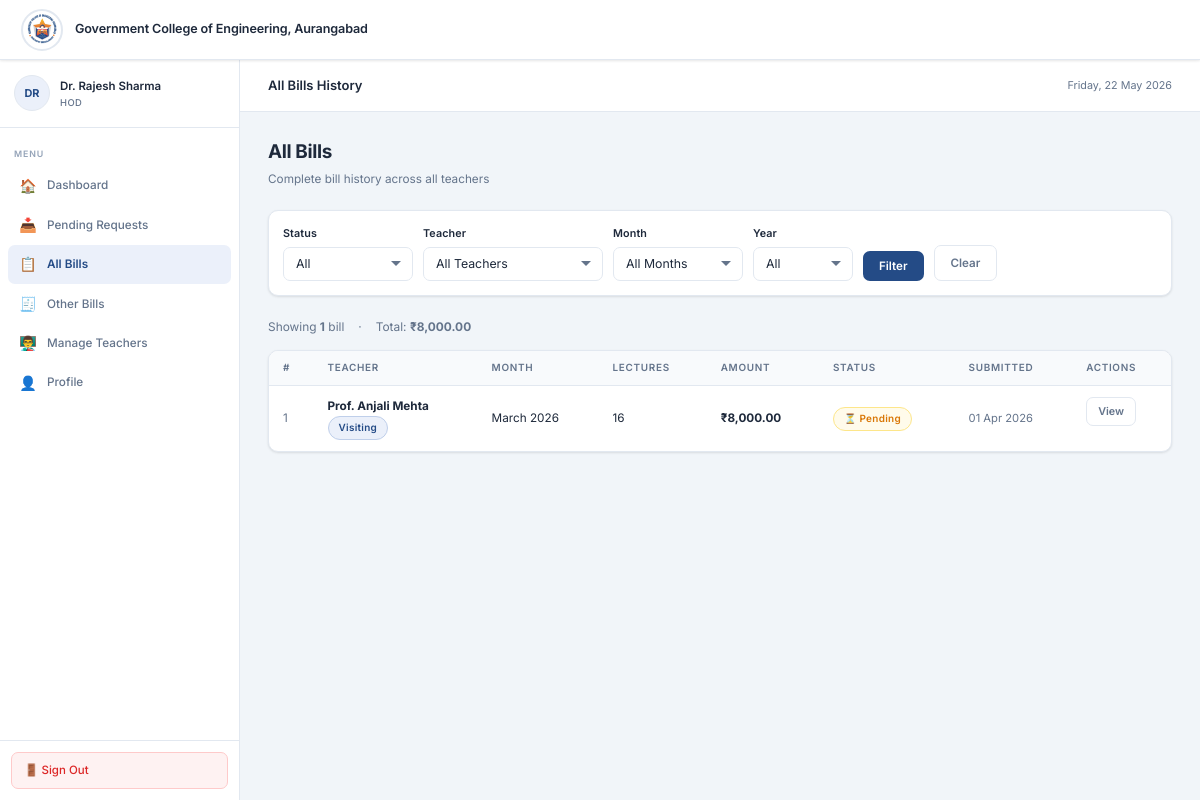
Page /hod/all-bills.php (signed in) on the committed database.
### tables this page shows
CREATE TABLE IF NOT EXISTS bills (
    id               INT AUTO_INCREMENT PRIMARY KEY,
    teacher_id       INT            NOT NULL,
    generated_by     INT            DEFAULT NULL,   
    month_year       VARCHAR(20)    NOT NULL,        
    period_from      DATE           NOT NULL,
    period_to        DATE           NOT NULL,
    total_lectures   INT            NOT NULL DEFAULT 0,
    rate_per_lecture DECIMAL(8,2)   NOT NULL DEFAULT 0.00,
    total_amount     DECIMAL(10,2)  NOT NULL DEFAULT 0.00,
    status           ENUM('pending', 'approved', 'rejected') NOT NULL DEFAULT 'pending',
    rejection_reason TEXT           DEFAULT NULL,
    submitted_at     TIMESTAMP      NOT NULL DEFAULT CURRENT_TIMESTAMP,
    reviewed_at      TIMESTAMP      NULL DEFAULT NULL,
    reviewed_by      INT            DEFAULT NULL,
    FOREIGN KEY (teacher_id)  REFERENCES users(id) ON DELETE CASCADE,
    FOREIGN KEY (reviewed_by) REFERENCES users(id) ON DELETE SET NULL
);

CREATE TABLE IF NOT EXISTS users (
    id               INT AUTO_INCREMENT PRIMARY KEY,
    name             VARCHAR(100)   NOT NULL,
    email            VARCHAR(100)   NOT NULL UNIQUE,
    password         VARCHAR(255)   NOT NULL,
    role             ENUM('hod', 'teacher') NOT NULL DEFAULT 'teacher',
    teacher_type     ENUM('visiting', 'guest', 'earn_and_learn') DEFAULT NULL,
    department       VARCHAR(100)   DEFAULT NULL,
    phone            VARCHAR(20)    DEFAULT NULL,
    rate_per_lecture DECIMAL(8,2)   DEFAULT 0.00,
    is_active        TINYINT(1)     NOT NULL DEFAULT 1,
    created_at       TIMESTAMP      NOT NULL DEFAULT CURRENT_TIMESTAMP,
    updated_at       TIMESTAMP      NOT NULL DEFAULT CURRENT_TIMESTAMP ON UPDATE CURRENT_TIMESTAMP
);

### includes/auth.php (called while the page is built, shortened)
<?php
function getInitials(string $name): string {
    $parts = explode(' ', trim($name));
    $init  = '';
    foreach (array_slice($parts, 0, 2) as $p) {
        $init .= strtoupper($p[0] ?? '');
    }
    return $init ?: '?';
}

### hod/all-bills.php (the view, shortened to what this page needs)
<?php
require_once '../includes/db.php';
require_once '../includes/auth.php';
require_once '../includes/functions.php';
$user = currentUser();
$sql    = "SELECT b.*, u.name AS teacher_name, u.teacher_type FROM bills b JOIN users u ON u.id=b.teacher_id WHERE 1=1";
$params = [];
$sql .= " ORDER BY b.submitted_at DESC";
$stmt = $pdo->prepare($sql); $stmt->execute($params);
$bills = $stmt->fetchAll();
$totalAmt  = array_sum(array_column($bills,'total_amount'));
renderHead('All Bills');
?>
<div class="app-layout">
<?php renderSidebar('all-bills','hod',$user); ?>
<div class="main-content">
<?php renderTopbar('All Bills History'); ?>
<div class="page-body">
    <div class="page-header"><h1>All Bills</h1><p>Complete bill history across all teachers</p></div>
    <div class="card" style="margin-bottom:1.5rem">
        <div class="card-body" style="padding:1rem">
            <form method="GET" style="display:flex;gap:10px;flex-wrap:wrap;align-items:flex-end">
                <div class="form-group" style="margin:0">
                    <label>Status</label>
                    <select name="status" class="form-control" style="width:130px">
                        <option value="">All</option>
                    </select>
                </div>
                <div class="form-group" style="margin:0">
                    <label>Teacher</label>
                    <select name="teacher" class="form-control" style="width:180px">
                        <option value="">All Teachers</option>
                    </select>
                </div>
                <div class="form-group" style="margin:0">
                    <label>Month</label>
                    <select name="month" class="form-control" style="width:130px">
                        <option value="">All Months</option>
                    </select>
                </div>
                <div class="form-group" style="margin:0">
                    <label>Year</label>
                    <select name="year" class="form-control" style="width:100px">
                        <option value="">All</option>
                    </select>
                </div>
                <button type="submit" class="btn btn-primary">Filter</button>
                <a href="all-bills.php" class="btn btn-outline">Clear</a>
            </form>
        </div>
    </div>
    <?php if ($bills): ?>
    <div style="display:flex;gap:1rem;margin-bottom:1rem;font-size:0.85rem;color:var(--muted)">
        <span>Showing <strong style="color:var(--navy)"><?= count($bills) ?></strong> bill<?= count($bills)!=1?'s':'' ?></span>
        <span>·</span>
        <span>Total: <strong style="color:var(--navy)"><?= formatINR($totalAmt) ?></strong></span>
    </div>
    <?php endif; ?>
    <div class="card">
        <?php if ($bills): ?>
        <div class="table-wrap">
            <table>
                <thead><tr><th>#</th><th>Teacher</th><th>Month</th><th>Lectures</th><th>Amount</th><th>Status</th><th>Submitted</th><th>Actions</th></tr></thead>
                <tbody>
                <?php foreach ($bills as $b): ?>
                <tr>
                    <td style="color:var(--muted)"><?= $b['id'] ?></td>
                    <td><strong><?= e($b['teacher_name']) ?></strong><br><small><?= teacherTypeBadge($b['teacher_type']?:'visiting') ?></small></td>
                    <td><?= e($b['month_year']) ?></td>
                    <td><?= (int)$b['total_lectures'] ?></td>
                    <td><strong><?= formatINR($b['total_amount']) ?></strong></td>
                    <td><?= statusBadge($b['status']) ?></td>
                    <td style="font-size:0.8rem;color:var(--muted)"><?= fmtDate($b['submitted_at'],'d M Y') ?></td>
                    <td style="display:flex;gap:6px">
                        <a href="request-detail.php?id=<?= $b['id'] ?>" class="btn btn-outline btn-sm">View</a>
                    </td>
                </tr>
                <?php endforeach; ?>
                </tbody>
            </table>
        </div>
        <?php else: ?>
        <div class="empty-state"><div class="icon">📋</div><h3>No bills found</h3><p>Try adjusting your filters.</p></div>
        <?php endif; ?>
    </div>
</div>
</div>
</div>
<?php renderFooter(); ?>

### includes/functions.php (shortened to what this page needs)
<?php
function e(string $str): string {
    return htmlspecialchars($str, ENT_QUOTES, 'UTF-8');
}
function formatINR(float $amount): string {
    return '₹' . number_format($amount, 2);
}
function fmtDate(string $date, string $format = 'd M Y'): string {
    return date($format, strtotime($date));
}
function statusBadge(string $status): string {
    $map = [
        'pending'  => 'badge-pending',
        'approved' => 'badge-approved',
        'rejected' => 'badge-rejected',
    ];
    $cls  = $map[$status] ?? 'badge-pending';
    $icon = ['pending'=>'⏳','approved'=>'✅','rejected'=>'❌'][$status] ?? '';
    return '<span class="badge '.$cls.'">'.$icon.' '.ucfirst(e($status)).'</span>';
}
function teacherTypeBadge(string $type): string {
    $map = [
        'visiting'      => ['badge-visiting', 'Visiting'],
        'guest'         => ['badge-guest',    'Guest'],
        'earn_and_learn'=> ['badge-earn',     'Earn & Learn'],
    ];
    [$cls, $label] = $map[$type] ?? ['badge-visiting', ucfirst($type)];
    return '<span class="badge '.$cls.'">'.$label.'</span>';
}
function renderSidebar(string $active, string $role, array $user): void {
    $base = '../';
    $teacherNav = [
        ['key'=>'dashboard',     'href'=>'dashboard.php',     'icon'=>'🏠', 'label'=>'Dashboard'],
        ['key'=>'lectures',      'href'=>'lectures.php',      'icon'=>'📅', 'label'=>'My Lectures'],
        ['key'=>'generate-bill', 'href'=>'generate-bill.php', 'icon'=>'🧾', 'label'=>'Generate Bill'],
        ['key'=>'my-bills',      'href'=>'my-bills.php',      'icon'=>'📊', 'label'=>'My Bills'],
        ['key'=>'profile',       'href'=>'profile.php',       'icon'=>'👤', 'label'=>'Profile'],
    ];
    $hodNav = [
        ['key'=>'dashboard',       'href'=>'dashboard.php',       'icon'=>'🏠', 'label'=>'Dashboard'],
        ['key'=>'requests',        'href'=>'requests.php',        'icon'=>'📥', 'label'=>'Pending Requests'],
        ['key'=>'all-bills',       'href'=>'all-bills.php',       'icon'=>'📋', 'label'=>'All Bills'],
        ['key'=>'other-bills',     'href'=>'other-bills.php',     'icon'=>'🧾', 'label'=>'Other Bills'],
        ['key'=>'manage-teachers', 'href'=>'manage-teachers.php', 'icon'=>'👨‍🏫', 'label'=>'Manage Teachers'],
        ['key'=>'profile',         'href'=>'profile.php',         'icon'=>'👤', 'label'=>'Profile'],
    ];
    $navItems  = ($role === 'hod') ? $hodNav : $teacherNav;
    $initials  = getInitials($user['name']);
    $roleLabel = ($role === 'hod') ? 'HOD' : 'Teacher';
    ?>
    <aside class="sidebar">
        <div class="sidebar-user">
            <div class="user-avatar"><?= e($initials) ?></div>
            <div class="user-info">
                <div class="name"><?= e($user['name']) ?></div>
                <div class="role-badge"><?= $roleLabel ?></div>
            </div>
        </div>
        <nav class="sidebar-nav">
            <div class="nav-label">Menu</div>
            <?php foreach ($navItems as $item): ?>
            <a href="<?= e($item['href']) ?>" class="nav-item <?= $active === $item['key'] ? 'active' : '' ?>">
                <span class="icon"><?= $item['icon'] ?></span>
                <?= e($item['label']) ?>
            </a>
            <?php endforeach; ?>
        </nav>
        <div class="sidebar-footer">
            <a href="<?= $base ?>logout.php" class="btn-logout"
               onclick="return confirmAction('Sign out of your account?')">
                🚪 Sign Out
            </a>
        </div>
    </aside>
    <?php
}
function renderTopbar(string $title): void {
    $date = date('l, d F Y');
    ?>
    <div class="topbar">
        <div class="topbar-title"><?= e($title) ?></div>
        <div class="topbar-right">
            <span class="topbar-date"><?= $date ?></span>
        </div>
    </div>
    <?php
}
function renderHead(string $title, string $base = '../'): void {
    ?>
<!DOCTYPE html>
<html lang="en">
<head>
    <link rel="stylesheet" href="<?= $base ?>assets/css/style.css">
</head>
<body>
<nav class="navbar">
    <div class="navbar-brand">
        <div class="navbar-logo">
            <img src="<?= $base ?>assets/images/logo.png" alt="College Logo">
        </div>
        <span class="navbar-college">Government College of Engineering, Aurangabad</span>
    </div>
</nav>
    <?php
}
function renderFooter(string $base = '../'): void {
    ?>
</body>
</html>
    <?php
}

### rows in the picture
bills: id "1", teacher.name "Prof. Anjali Mehta", month_year "March 2026", total_lectures "16", total_amount "₹8,000.00", status "⏳", status "Pending", submitted_at "01 Apr 2026"

### other values in the picture
$initials "DR"
$user['name'] "Dr. Rajesh Sharma"
$roleLabel "HOD"
$item['icon'] "🏠"
$item['label'] "Dashboard"
$item['icon'] "📥"
$item['label'] "Pending Requests"
$item['icon'] "📋"
$item['label'] "All Bills"
$item['icon'] "🧾"
$item['label'] "Other Bills"
$item['icon'] "👨‍🏫"
$item['label'] "Manage Teachers"
$item['icon'] "👤"
$item['label'] "Profile"
